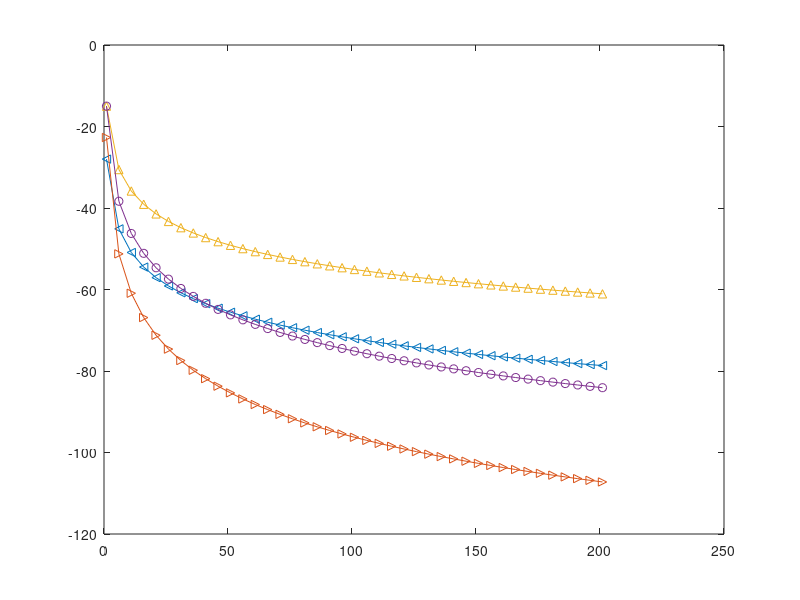

This chart was generated by the following MATLAB code:
f = 1;
d = 1:5:201;
pl1 = -28-20*log10(f)-22*log10(d);
pl2 = -22.7-26*log10(f)-36.7*log10(d);

% pl3 = -32.8-20*log10(f)-16.9*log10(d);
% pl4 = -11.5-20*log10(f)-43.3*log10(d);

pl3 = -15-20*log10(f)-20*log10(d);
pl4 = -15-20*log10(f)-30*log10(d);

figure(1)
plot(d,pl1,'-<',d,pl2,'->',d,pl3,'-^',d,pl4,'-o');
% plot(d,pl3,'-<',d,pl4,'->');
% xlabel('Number of elements')
% ylabel('Minimum secrecy Rate(bits/sec/Hz)')